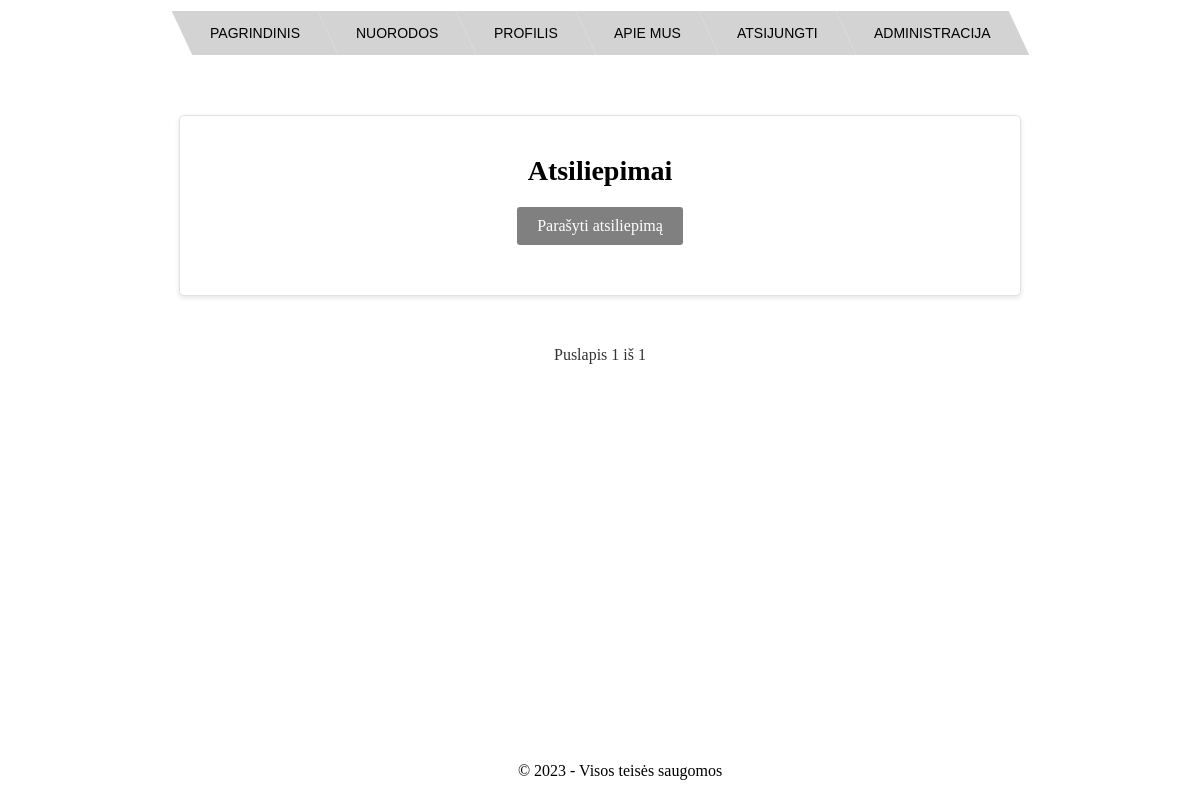
Page /reviews/ (signed in) on the earlier database version.
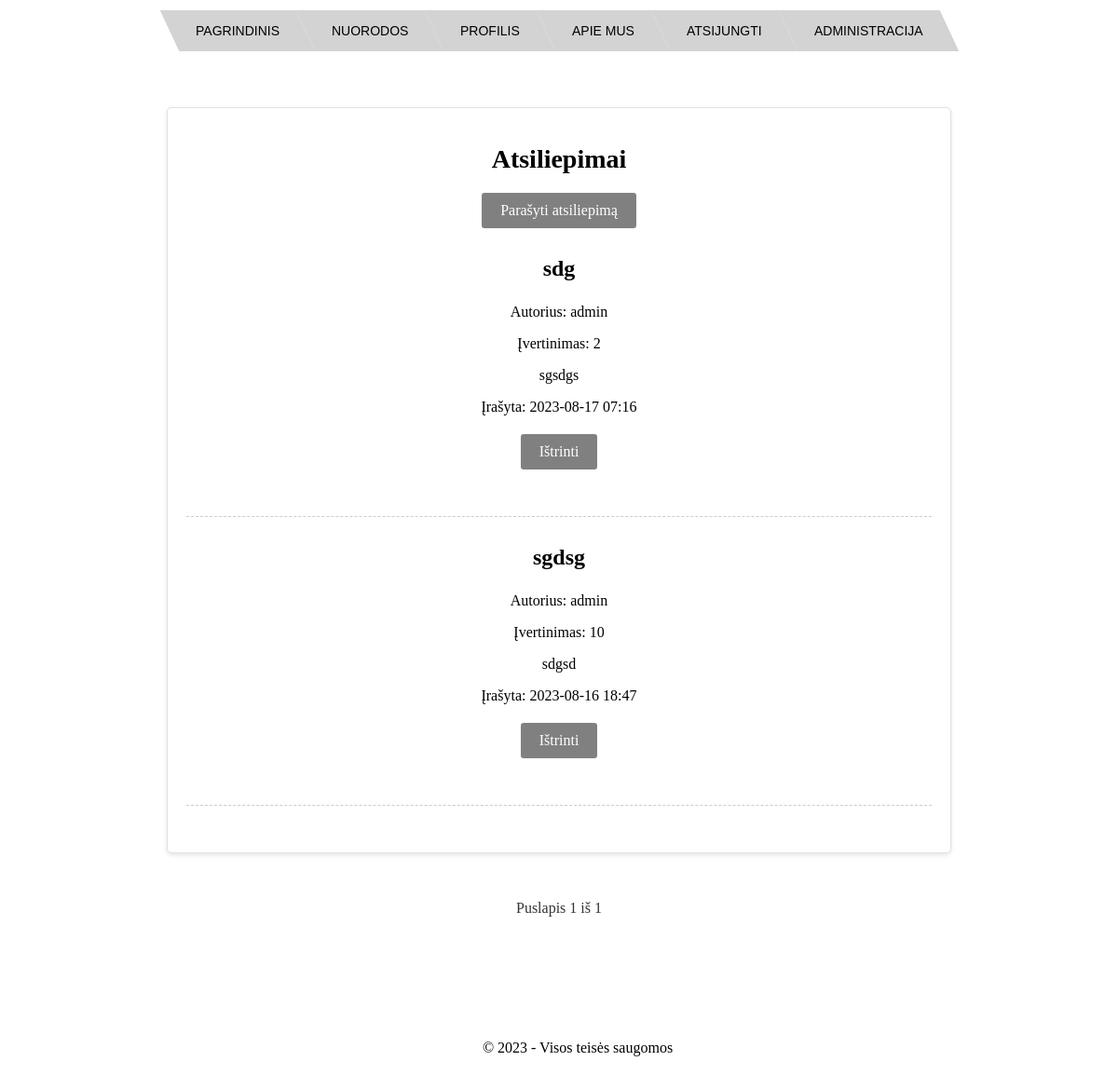
Same page on the later database version.
### baseApp/models.py (models this page shows, shortened)
class Review(models.Model):
    user = models.ForeignKey(User, on_delete=models.CASCADE)
    title = models.CharField(max_length=200)
    content = models.TextField()
    rating = models.PositiveIntegerField(
        validators=[MinValueValidator(1), MaxValueValidator(10)]
    )
    date_posted = models.DateTimeField(auto_now_add=True)

### baseApp/views.py (the view)
# urls.py: path("reviews/", views.reviews, name="reviews"),
@login_required
def reviews(request):
    reviews_list = Review.objects.all().order_by("-date_posted")
    paginator = Paginator(reviews_list, 10)  # Rodo 10 atsiliepimų per puslapį
    page = request.GET.get("page")
    reviews = paginator.get_page(page)
    return render(request, "reviews.html", {"reviews": reviews})

### baseApp/templates/reviews.html (shortened to what this page needs)
{% extends 'base.html' %}
{% block content %}
<div class="review">
    <h1>Atsiliepimai</h1>
    <a href="{% url 'create_review' %}">Parašyti atsiliepimą</a>
    {% for review in reviews %}
    <div>
        <h3>{{ review.title }}</h3>
        <p>Autorius: {{ review.user.username }}</p>
        <p>Įvertinimas: {{ review.rating }}</p>
        <p>{{ review.content }}</p>
        <p>Įrašyta: {{ review.date_posted|date:"Y-m-d" }} {{ review.date_posted|date:"H:i" }}</p>
        {% if user.is_superuser or user == review.user %}
            <div class="delete-button-container">
                <a href="{% url 'delete_review' review.id %}">Ištrinti</a>
            </div>
        {% endif %}
    </div>
    {% endfor %}
</div>
<div class="pagination">
    <span class="step-links">
        <span class="current">
            Puslapis {{ reviews.number }} iš {{ reviews.paginator.num_pages }}
        </span>
    </span>
</div>
{% endblock %}

Differences in the rows shown:
added Review: title "sdg", user.username "admin", rating "2", content "sgsdgs", date_posted "2023-08-17", date_posted "07:16"
added Review: title "sgdsg", user.username "admin", rating "10", content "sdgsd", date_posted "2023-08-16", date_posted "18:47"
